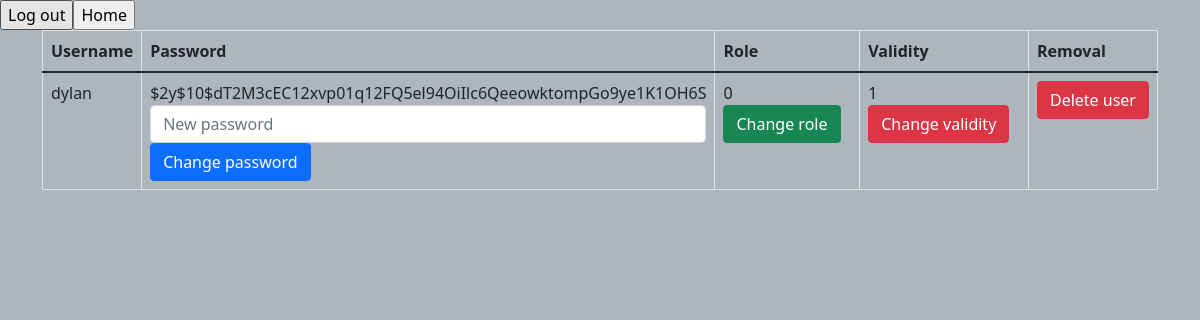
Before: /admin.php (signed in) with the older database file.
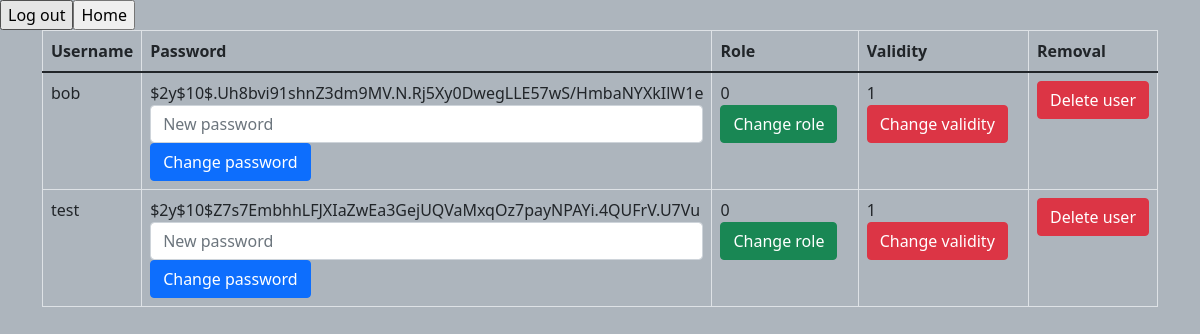
After: the same page with the newer database file.
### tables this page shows
CREATE TABLE users (
       username TEXT PRIMARY KEY,
       password TEXT,
       roles BOOLEAN  DEFAULT 0,
       validity BOOLEAN  DEFAULT 1);

### html/admin.php (the view, shortened to what this page needs)
<?php
$file_db = new PDO('sqlite:/usr/share/nginx/databases/database.sqlite');
$file_db->setAttribute(PDO::ATTR_ERRMODE,
    PDO::ERRMODE_EXCEPTION);
?>
<!DOCTYPE html>
<html>
<head>
    <link rel="stylesheet" href="bootstrap.min.css">
    <link rel="stylesheet" href="style.css">
</head>
<body>
<div class="nav">
    <form action="login.php" method="post">
        <input type="submit" name="button_log_out" value="Log out">
    </form>
    <form action="mailbox.php" method="post">
        <input type="submit" name="button_new_message" value="Home">
    </form>
</div>
<div class="container">
    <div class="row">
        <div class="col-12">
            <table class="table table-bordered">
                <thead>
                <tr>
                    <th scope="col">Username</th>
                    <th scope="col">Password</th>
                    <th scope="col">Role</th>
                    <th scope="col">Validity</th>
                    <th scope="col">Removal</th>
                </tr>
                </thead>
                <tbody>
                <?php
                $stmt = $file_db->prepare("SELECT * FROM users WHERE NOT roles = ?");
                $stmt->execute([1]);
                $users = $stmt->fetchAll();
                foreach($users as $user): ?>
                    <tr>
                        <td><?= $user[0]; ?></td>
                        <td><?= $user[1]; ?>
                            <form role="form" method="post" action="<?php echo $_SERVER["PHP_SELF"];?>" style="display: inline">
                                <input type="text" class="form-control" name="new_password_text" placeholder="New password">
                                <input type="submit" value="Change password" name="button_password" class="btn btn-primary"/>
                            </form>
                        </td>
                        <td><?= $user[2]; ?>
                            <form role="form" method="post" action="<?php echo $_SERVER["PHP_SELF"];?>" style="display: inline">
                                <input type="submit" value="Change role" name="button_role" class="btn btn-success"/>
                            </form>
                        </td>
                        <td><?= $user[3]; ?>
                            <form role="form" method="post" action="<?php echo $_SERVER["PHP_SELF"];?>" style="display: inline">
                                <input type="submit" value="Change validity" name="button_validity" class="btn btn-danger"/>
                            </form>
                        </td>
                        <td>
                            <form role="form" method="post" action="<?php echo $_SERVER["PHP_SELF"];?>" style="display: inline">
                                <input type="submit" value="Delete user" name="button_delete" class="btn btn-danger"/>
                            </form>
                        </td>
                    </tr>
                <?php endforeach; ?>
                </tbody>
            </table>
        </div>
    </div>
</div>
</body>
</html>

### html/style.css (style rules this page uses)
body { background: #adb5bd; }

Changed rows visible on the page:
removed users: username "dylan", password "$2y$10$dT2M3cEC12xvp01q12FQ5el94OiIlc6QeeowktompGo9ye1K1OH6S", roles "0", validity "1"
added users: username "bob", password "$2y$10$.Uh8bvi91shnZ3dm9MV.N.Rj5Xy0DwegLLE57wS/HmbaNYXkIlW1e", roles "0", validity "1"
added users: username "test", password "$2y$10$Z7s7EmbhhLFJXIaZwEa3GejUQVaMxqOz7payNPAYi.4QUFrV.U7Vu", roles "0", validity "1"
